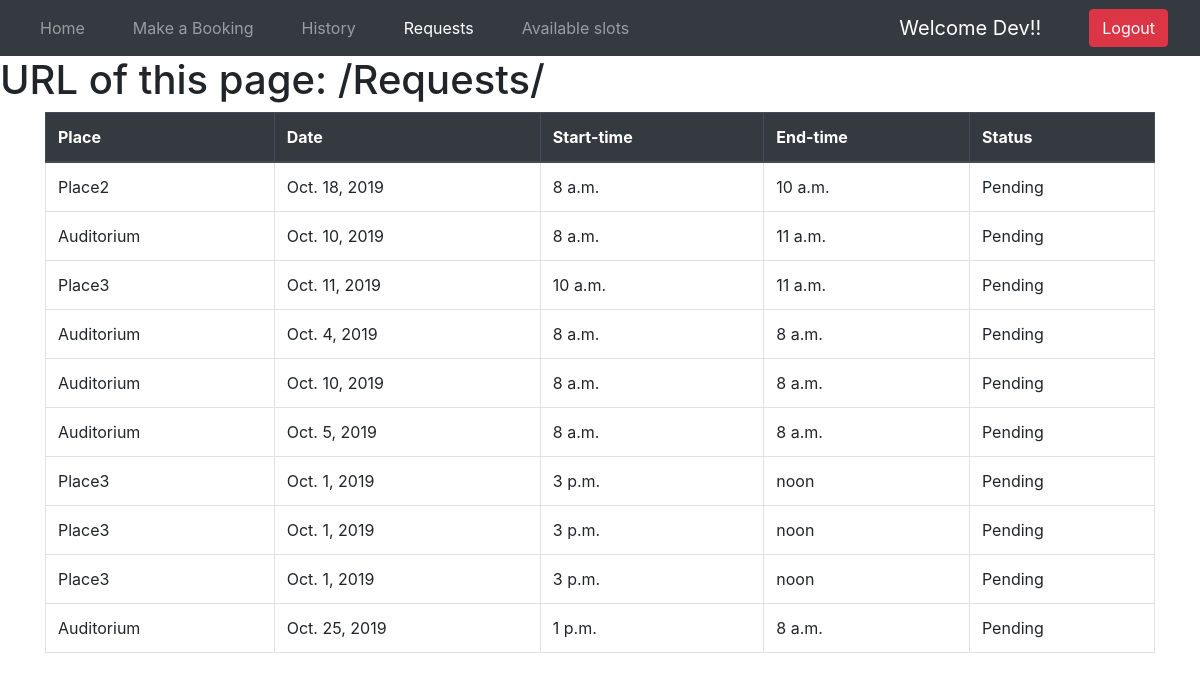
/Requests/ (signed in), run on the app's committed database.
### login/models.py (models this page shows)
class Booking(models.Model):
    HOUR_CHOICES = [(dt.time(hour=x), '{:02d}:00'.format(x)) for x in range(8, 18)]
    audi_choices = [
        ('Auditorium','Auditorium'),
        ('Place2','Place2'),
        ('Place3','Place3')
    ]
    default_choice = [
        ('Auditorium','Auditorium')
    ]
    status_choice = [
        ('Pending','Pending'),
        ('Accepted','Accepted'),
        ('Rejected','Rejected')
    ]
    default_status_choice = [
        ('Pending','Pending')
    ]
    name = models.CharField(max_length=100)
    email = models.EmailField()
    place = models.CharField(max_length=100, choices = audi_choices,default=default_status_choice)
    date = models.DateField()
    start_time = models.TimeField(choices= HOUR_CHOICES)
    end_time = models.TimeField(choices= HOUR_CHOICES)
    status = models.CharField(max_length = 100,choices = status_choice,default = status_choice[0][0])
    userid=models.IntegerField(blank=True, null=True)
    def __str__(self):
        return self.name

### login/views.py (the view)
# urls.py: path("Requests/", views.Requests, name="Requests"),
@login_required
def Requests(request):
    x=Booking.objects.filter(userid=request.user.id)
    params={'Object':x}
    print(x)
    return render(request, 'login/Requests.html',params)

### templates/login/Requests.html
{% extends "login/extended.html" %} {% block title %} Requests {% endblock title %}
{% block body %}
<div class="table-responsive container">
<table class="table  table-bordered table-hover">
        <thead class="thead-dark">
          <tr>
            <th scope="col">Place</th>
            <th scope="col">Date</th>
            <th scope="col">Start-time</th>
            <th scope="col">End-time</th>
            <th scope="col">Status</th>
          </tr>
        </thead>
        <tbody>
          {% for i in Object %}
          <tr>
           <td>{{ i.place }}</td>
            <td>{{ i.date }}</td>
            <td>{{ i.start_time }}</td>
            <td>{{ i.end_time }}</td>
            <td>{{ i.status }}</td>
          </tr>
          {% endfor %}
         </tbody>
      </table>
    </div>
{% endblock body %}

### templates/login/extended.html (shortened to what this page needs)
<!DOCTYPE html>
<html lang="en">
  <head>
    <link
      rel="stylesheet"
      href="https://stackpath.bootstrapcdn.com/bootstrap/4.3.1/css/bootstrap.min.css"
    />
  </head>
  <body>
    <nav class="navbar navbar-expand-lg navbar-dark bg-dark">
      <div class="collapse navbar-collapse " id="navbarSupportedContent">
        <ul class="navbar-nav mr-auto">
          <li class="nav-item mx-3">
            {% url 'success' as Homepage %}
            <a
              class="nav-link {% if request.path == Homepage %}active{% endif %}"
              href="{{ Homepage }}"
              >Home <span class="sr-only">(current)</span></a
            >
          </li>
          <li class="nav-item mx-3">
            {% url 'booking' as booking %}
            <a
              class="nav-link{% if request.path == booking %} active{% endif %}"
              href="{{ booking }}"
              >Make a Booking</a
            >
          </li>
          <li class="nav-item mx-3">
            {% url 'History' as History %}
            <a
              class="nav-link{% if request.path == History %} active{% endif %}"
              href="{{ History }}"
              >History</a
            >
          </li>
          <li class="nav-item mx-3">
            {% url 'Requests' as Requests %}
            <a
              class="nav-link{% if request.path == Requests %} active{% endif %} "
              href="{{ Requests }}"
              >Requests</a>
          </li>
          <li class="nav-item mx-3">
            {% url 'slots' as slots %}
            <a
              class="nav-link{% if request.path == slots %} active{% endif %} "
              href="{{ slots }}"
              >Available slots</a>
          </li>
        </ul>
      </div>
      <ul class="nav navbar-nav navbar-right mx-3">
        <li>
          <a class="navbar-brand text-capitalize navbar-brand text-white"
            >Welcome {{ user }}!!</a
          >
        </li>
      </ul>
      <ul class="nav navbar-nav navbar-right">
        <li class="nav-item ">
          <form method="POST" action="{% url 'logout'%}">
            <button type="submit" class="btn btn-danger mx-3">Logout</button>
          </form>
        </li>
      </ul>
    </nav>
    <h1>URL of this page: {{ request.path }}</h1>
     {% block body %} {% endblock body %}
</body>
</html>

### data on the page
Booking: place "Place2", date "Oct. 18, 2019", start_time "8 a.m.", end_time "10 a.m.", status "Pending"
Booking: place "Auditorium", date "Oct. 10, 2019", start_time "8 a.m.", end_time "11 a.m.", status "Pending"
Booking: place "Place3", date "Oct. 11, 2019", start_time "10 a.m.", end_time "11 a.m.", status "Pending"
Booking: place "Auditorium", date "Oct. 4, 2019", start_time "8 a.m.", end_time "8 a.m.", status "Pending"
Booking: place "Auditorium", date "Oct. 10, 2019", start_time "8 a.m.", end_time "8 a.m.", status "Pending"
Booking: place "Auditorium", date "Oct. 5, 2019", start_time "8 a.m.", end_time "8 a.m.", status "Pending"
Booking: place "Place3", date "Oct. 1, 2019", start_time "3 p.m.", end_time "noon", status "Pending"
Booking: place "Place3", date "Oct. 1, 2019", start_time "3 p.m.", end_time "noon", status "Pending"
Booking: place "Place3", date "Oct. 1, 2019", start_time "3 p.m.", end_time "noon", status "Pending"
Booking: place "Auditorium", date "Oct. 25, 2019", start_time "1 p.m.", end_time "8 a.m.", status "Pending"

### other printed values
{{ user }} "Dev"
{{ request.path }} "/Requests/"
